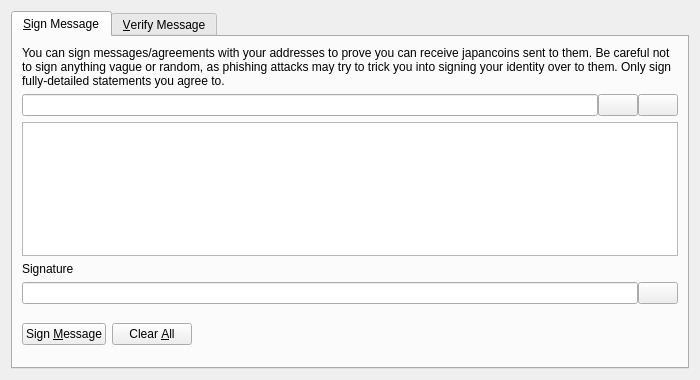
<?xml version="1.0" encoding="UTF-8"?>
<ui version="4.0">
 <class>SignVerifyMessageDialog</class>
 <widget class="QDialog" name="SignVerifyMessageDialog">
  <property name="geometry">
   <rect>
    <x>0</x>
    <y>0</y>
    <width>700</width>
    <height>380</height>
   </rect>
  </property>
  <property name="windowTitle">
   <string>Signatures - Sign / Verify a Message</string>
  </property>
  <property name="modal">
   <bool>true</bool>
  </property>
  <layout class="QVBoxLayout" name="verticalLayout">
   <item>
    <widget class="QTabWidget" name="tabWidget">
     <property name="currentIndex">
      <number>0</number>
     </property>
     <widget class="QWidget" name="tabSignMessage">
      <attribute name="title">
       <string>&amp;Sign Message</string>
      </attribute>
      <layout class="QVBoxLayout" name="verticalLayout_SM">
       <item>
        <widget class="QLabel" name="infoLabel_SM">
         <property name="text">
          <string>You can sign messages/agreements with your addresses to prove you can receive japancoins sent to them. Be careful not to sign anything vague or random, as phishing attacks may try to trick you into signing your identity over to them. Only sign fully-detailed statements you agree to.</string>
         </property>
         <property name="textFormat">
          <enum>Qt::PlainText</enum>
         </property>
         <property name="wordWrap">
          <bool>true</bool>
         </property>
        </widget>
       </item>
       <item>
        <layout class="QHBoxLayout" name="horizontalLayout_1_SM">
         <property name="spacing">
          <number>0</number>
         </property>
         <item>
          <widget class="QValidatedLineEdit" name="addressIn_SM">
           <property name="toolTip">
            <string>The JapanCoin address to sign the message with</string>
           </property>
          </widget>
         </item>
         <item>
          <widget class="QPushButton" name="addressBookButton_SM">
           <property name="toolTip">
            <string>Choose previously used address</string>
           </property>
           <property name="text">
            <string/>
           </property>
           <property name="icon">
            <iconset resource="../bitcoin.qrc">
             <normaloff>:/icons/address-book</normaloff>:/icons/address-book</iconset>
           </property>
           <property name="shortcut">
            <string>Alt+A</string>
           </property>
           <property name="autoDefault">
            <bool>false</bool>
           </property>
          </widget>
         </item>
         <item>
          <widget class="QPushButton" name="pasteButton_SM">
           <property name="toolTip">
            <string>Paste address from clipboard</string>
           </property>
           <property name="text">
            <string/>
           </property>
           <property name="icon">
            <iconset resource="../bitcoin.qrc">
             <normaloff>:/icons/editpaste</normaloff>:/icons/editpaste</iconset>
           </property>
           <property name="shortcut">
            <string>Alt+P</string>
           </property>
           <property name="autoDefault">
            <bool>false</bool>
           </property>
          </widget>
         </item>
        </layout>
       </item>
       <item>
        <widget class="QPlainTextEdit" name="messageIn_SM">
         <property name="toolTip">
          <string>Enter the message you want to sign here</string>
         </property>
        </widget>
       </item>
       <item>
        <widget class="QLabel" name="signatureLabel_SM">
         <property name="text">
          <string>Signature</string>
         </property>
         <property name="textFormat">
          <enum>Qt::PlainText</enum>
         </property>
        </widget>
       </item>
       <item>
        <layout class="QHBoxLayout" name="horizontalLayout_2_SM">
         <property name="spacing">
          <number>0</number>
         </property>
         <item>
          <widget class="QLineEdit" name="signatureOut_SM">
           <property name="font">
            <font>
             <italic>true</italic>
            </font>
           </property>
           <property name="readOnly">
            <bool>true</bool>
           </property>
          </widget>
         </item>
         <item>
          <widget class="QPushButton" name="copySignatureButton_SM">
           <property name="toolTip">
            <string>Copy the current signature to the system clipboard</string>
           </property>
           <property name="text">
            <string/>
           </property>
           <property name="icon">
            <iconset resource="../bitcoin.qrc">
             <normaloff>:/icons/editcopy</normaloff>:/icons/editcopy</iconset>
           </property>
           <property name="autoDefault">
            <bool>false</bool>
           </property>
          </widget>
         </item>
        </layout>
       </item>
       <item>
        <layout class="QHBoxLayout" name="horizontalLayout_3_SM">
         <item>
          <widget class="QPushButton" name="signMessageButton_SM">
           <property name="toolTip">
            <string>Sign the message to prove you own this JapanCoin address</string>
           </property>
           <property name="text">
            <string>Sign &amp;Message</string>
           </property>
           <property name="icon">
            <iconset resource="../bitcoin.qrc">
             <normaloff>:/icons/edit</normaloff>:/icons/edit</iconset>
           </property>
           <property name="autoDefault">
            <bool>false</bool>
           </property>
          </widget>
         </item>
         <item>
          <widget class="QPushButton" name="clearButton_SM">
           <property name="toolTip">
            <string>Reset all sign message fields</string>
           </property>
           <property name="text">
            <string>Clear &amp;All</string>
           </property>
           <property name="icon">
            <iconset resource="../bitcoin.qrc">
             <normaloff>:/icons/remove</normaloff>:/icons/remove</iconset>
           </property>
           <property name="autoDefault">
            <bool>false</bool>
           </property>
          </widget>
         </item>
         <item>
          <spacer name="horizontalSpacer_1_SM">
           <property name="orientation">
            <enum>Qt::Horizontal</enum>
           </property>
           <property name="sizeHint" stdset="0">
            <size>
             <width>40</width>
             <height>48</height>
            </size>
           </property>
          </spacer>
         </item>
         <item>
          <widget class="QLabel" name="statusLabel_SM">
           <property name="font">
            <font>
             <weight>75</weight>
             <bold>true</bold>
            </font>
           </property>
           <property name="text">
            <string/>
           </property>
           <property name="wordWrap">
            <bool>true</bool>
           </property>
          </widget>
         </item>
         <item>
          <spacer name="horizontalSpacer_2_SM">
           <property name="orientation">
            <enum>Qt::Horizontal</enum>
           </property>
           <property name="sizeHint" stdset="0">
            <size>
             <width>40</width>
             <height>48</height>
            </size>
           </property>
          </spacer>
         </item>
        </layout>
       </item>
      </layout>
     </widget>
     <widget class="QWidget" name="tabVerifyMessage">
      <attribute name="title">
       <string>&amp;Verify Message</string>
      </attribute>
      <layout class="QVBoxLayout" name="verticalLayout_VM">
       <item>
        <widget class="QLabel" name="infoLabel_VM">
         <property name="text">
          <string>Enter the receiver's address, message (ensure you copy line breaks, spaces, tabs, etc. exactly) and signature below to verify the message. Be careful not to read more into the signature than what is in the signed message itself, to avoid being tricked by a man-in-the-middle attack. Note that this only proves the signing party receives with the address, it cannot prove sendership of any transaction!</string>
         </property>
         <property name="textFormat">
          <enum>Qt::PlainText</enum>
         </property>
         <property name="alignment">
          <set>Qt::AlignLeading|Qt::AlignLeft|Qt::AlignTop</set>
         </property>
         <property name="wordWrap">
          <bool>true</bool>
         </property>
        </widget>
       </item>
       <item>
        <layout class="QHBoxLayout" name="horizontalLayout_1_VM">
         <property name="spacing">
          <number>0</number>
         </property>
         <item>
          <widget class="QValidatedLineEdit" name="addressIn_VM">
           <property name="toolTip">
            <string>The JapanCoin address the message was signed with</string>
           </property>
          </widget>
         </item>
         <item>
          <widget class="QPushButton" name="addressBookButton_VM">
           <property name="toolTip">
            <string>Choose previously used address</string>
           </property>
           <property name="text">
            <string/>
           </property>
           <property name="icon">
            <iconset resource="../bitcoin.qrc">
             <normaloff>:/icons/address-book</normaloff>:/icons/address-book</iconset>
           </property>
           <property name="shortcut">
            <string>Alt+A</string>
           </property>
           <property name="autoDefault">
            <bool>false</bool>
           </property>
          </widget>
         </item>
        </layout>
       </item>
       <item>
        <widget class="QPlainTextEdit" name="messageIn_VM"/>
       </item>
       <item>
        <widget class="QValidatedLineEdit" name="signatureIn_VM"/>
       </item>
       <item>
        <layout class="QHBoxLayout" name="horizontalLayout_2_VM">
         <item>
          <widget class="QPushButton" name="verifyMessageButton_VM">
           <property name="toolTip">
            <string>Verify the message to ensure it was signed with the specified JapanCoin address</string>
           </property>
           <property name="text">
            <string>Verify &amp;Message</string>
           </property>
           <property name="icon">
            <iconset resource="../bitcoin.qrc">
             <normaloff>:/icons/transaction_0</normaloff>:/icons/transaction_0</iconset>
           </property>
           <property name="autoDefault">
            <bool>false</bool>
           </property>
          </widget>
         </item>
         <item>
          <widget class="QPushButton" name="clearButton_VM">
           <property name="toolTip">
            <string>Reset all verify message fields</string>
           </property>
           <property name="text">
            <string>Clear &amp;All</string>
           </property>
           <property name="icon">
            <iconset resource="../bitcoin.qrc">
             <normaloff>:/icons/remove</normaloff>:/icons/remove</iconset>
           </property>
           <property name="autoDefault">
            <bool>false</bool>
           </property>
          </widget>
         </item>
         <item>
          <spacer name="horizontalSpacer_1_VM">
           <property name="orientation">
            <enum>Qt::Horizontal</enum>
           </property>
           <property name="sizeHint" stdset="0">
            <size>
             <width>40</width>
             <height>48</height>
            </size>
           </property>
          </spacer>
         </item>
         <item>
          <widget class="QLabel" name="statusLabel_VM">
           <property name="font">
            <font>
             <weight>75</weight>
             <bold>true</bold>
            </font>
           </property>
           <property name="text">
            <string/>
           </property>
           <property name="wordWrap">
            <bool>true</bool>
           </property>
          </widget>
         </item>
         <item>
          <spacer name="horizontalSpacer_2_VM">
           <property name="orientation">
            <enum>Qt::Horizontal</enum>
           </property>
           <property name="sizeHint" stdset="0">
            <size>
             <width>40</width>
             <height>48</height>
            </size>
           </property>
          </spacer>
         </item>
        </layout>
       </item>
      </layout>
     </widget>
    </widget>
   </item>
  </layout>
 </widget>
 <customwidgets>
  <customwidget>
   <class>QValidatedLineEdit</class>
   <extends>QLineEdit</extends>
   <header>qt/qvalidatedlineedit.h</header>
  </customwidget>
 </customwidgets>
 <resources>
  <include location="../bitcoin.qrc"/>
 </resources>
 <connections/>
</ui>
